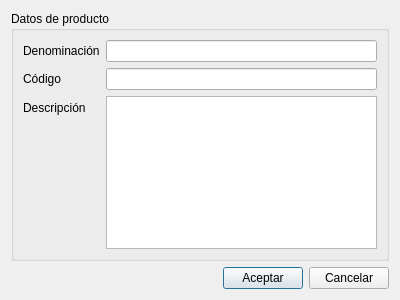
<?xml version="1.0" encoding="UTF-8"?>
<ui version="4.0">
 <class>ProductAddDialog</class>
 <widget class="QDialog" name="ProductAddDialog">
  <property name="geometry">
   <rect>
    <x>0</x>
    <y>0</y>
    <width>400</width>
    <height>300</height>
   </rect>
  </property>
  <property name="windowTitle">
   <string>Adicionar producto</string>
  </property>
  <layout class="QVBoxLayout" name="verticalLayout">
   <item>
    <widget class="QGroupBox" name="groupBox">
     <property name="title">
      <string>Datos de producto</string>
     </property>
     <layout class="QFormLayout" name="formLayout">
      <item row="0" column="0">
       <widget class="QLabel" name="label">
        <property name="text">
         <string>Denominación</string>
        </property>
       </widget>
      </item>
      <item row="0" column="1">
       <widget class="QLineEdit" name="nameEdit"/>
      </item>
      <item row="1" column="0">
       <widget class="QLabel" name="label_2">
        <property name="text">
         <string>Código</string>
        </property>
       </widget>
      </item>
      <item row="1" column="1">
       <widget class="QLineEdit" name="codeEdit"/>
      </item>
      <item row="2" column="0">
       <widget class="QLabel" name="label_3">
        <property name="text">
         <string>Descripción</string>
        </property>
       </widget>
      </item>
      <item row="2" column="1">
       <widget class="QPlainTextEdit" name="descEdit"/>
      </item>
     </layout>
    </widget>
   </item>
   <item>
    <layout class="QHBoxLayout" name="horizontalLayout">
     <item>
      <spacer name="horizontalSpacer">
       <property name="orientation">
        <enum>Qt::Horizontal</enum>
       </property>
       <property name="sizeHint" stdset="0">
        <size>
         <width>40</width>
         <height>20</height>
        </size>
       </property>
      </spacer>
     </item>
     <item>
      <widget class="QPushButton" name="acceptButton">
       <property name="text">
        <string>Aceptar</string>
       </property>
      </widget>
     </item>
     <item>
      <widget class="QPushButton" name="cancelButton">
       <property name="text">
        <string>Cancelar</string>
       </property>
      </widget>
     </item>
    </layout>
   </item>
  </layout>
 </widget>
 <tabstops>
  <tabstop>nameEdit</tabstop>
  <tabstop>codeEdit</tabstop>
  <tabstop>descEdit</tabstop>
 </tabstops>
 <resources/>
 <connections>
  <connection>
   <sender>cancelButton</sender>
   <signal>clicked()</signal>
   <receiver>ProductAddDialog</receiver>
   <slot>reject()</slot>
   <hints>
    <hint type="sourcelabel">
     <x>371</x>
     <y>277</y>
    </hint>
    <hint type="destinationlabel">
     <x>396</x>
     <y>275</y>
    </hint>
   </hints>
  </connection>
 </connections>
</ui>
